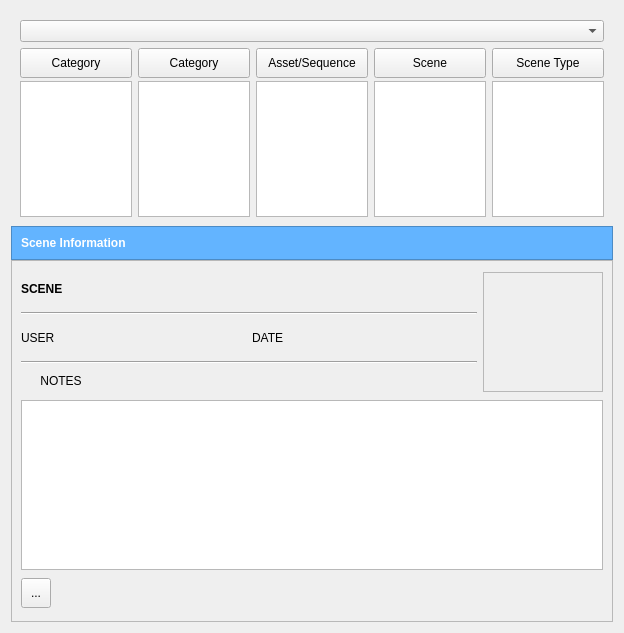
<?xml version="1.0" encoding="UTF-8"?>
<ui version="4.0">
 <class>Form</class>
 <widget class="QWidget" name="Form">
  <property name="geometry">
   <rect>
    <x>0</x>
    <y>0</y>
    <width>624</width>
    <height>633</height>
   </rect>
  </property>
  <property name="windowTitle">
   <string>Scene Loader</string>
  </property>
  <layout class="QVBoxLayout" name="verticalLayout_5">
   <property name="spacing">
    <number>0</number>
   </property>
   <item>
    <widget class="QFrame" name="frame">
     <property name="sizePolicy">
      <sizepolicy hsizetype="Preferred" vsizetype="Preferred">
       <horstretch>0</horstretch>
       <verstretch>0</verstretch>
      </sizepolicy>
     </property>
     <property name="minimumSize">
      <size>
       <width>0</width>
       <height>0</height>
      </size>
     </property>
     <property name="maximumSize">
      <size>
       <width>16777215</width>
       <height>215</height>
      </size>
     </property>
     <layout class="QVBoxLayout" name="verticalLayout_7">
      <property name="sizeConstraint">
       <enum>QLayout::SetDefaultConstraint</enum>
      </property>
      <item>
       <widget class="QComboBox" name="categoryCB"/>
      </item>
      <item>
       <layout class="QHBoxLayout" name="horizontalLayout_6">
        <item>
         <widget class="QWidget" name="widget_2" native="true">
          <layout class="QVBoxLayout" name="verticalLayout">
           <property name="spacing">
            <number>3</number>
           </property>
           <property name="margin">
            <number>0</number>
           </property>
           <item>
            <widget class="QPushButton" name="firstLevelBT">
             <property name="minimumSize">
              <size>
               <width>0</width>
               <height>30</height>
              </size>
             </property>
             <property name="text">
              <string>Category</string>
             </property>
            </widget>
           </item>
           <item>
            <widget class="QListWidget" name="firstLevelLW"/>
           </item>
          </layout>
         </widget>
        </item>
        <item>
         <widget class="QWidget" name="widget_5" native="true">
          <layout class="QVBoxLayout" name="verticalLayout_9">
           <property name="spacing">
            <number>3</number>
           </property>
           <property name="margin">
            <number>0</number>
           </property>
           <item>
            <widget class="QPushButton" name="secondLevelBT">
             <property name="minimumSize">
              <size>
               <width>0</width>
               <height>30</height>
              </size>
             </property>
             <property name="text">
              <string>Category</string>
             </property>
            </widget>
           </item>
           <item>
            <widget class="QListWidget" name="secondLevelLW"/>
           </item>
          </layout>
         </widget>
        </item>
        <item>
         <widget class="QWidget" name="widget_3" native="true">
          <layout class="QVBoxLayout" name="verticalLayout_2">
           <property name="spacing">
            <number>3</number>
           </property>
           <property name="margin">
            <number>0</number>
           </property>
           <item>
            <widget class="QPushButton" name="thirdLevelBT">
             <property name="minimumSize">
              <size>
               <width>0</width>
               <height>30</height>
              </size>
             </property>
             <property name="text">
              <string>Asset/Sequence</string>
             </property>
            </widget>
           </item>
           <item>
            <widget class="QListWidget" name="thirdLevelLW"/>
           </item>
          </layout>
         </widget>
        </item>
        <item>
         <widget class="QWidget" name="widget_4" native="true">
          <layout class="QVBoxLayout" name="verticalLayout_3">
           <property name="spacing">
            <number>3</number>
           </property>
           <property name="margin">
            <number>0</number>
           </property>
           <item>
            <widget class="QPushButton" name="fourthLevelBT">
             <property name="minimumSize">
              <size>
               <width>0</width>
               <height>30</height>
              </size>
             </property>
             <property name="text">
              <string>Scene</string>
             </property>
            </widget>
           </item>
           <item>
            <widget class="QListWidget" name="fourthLevelLW"/>
           </item>
          </layout>
         </widget>
        </item>
        <item>
         <widget class="QWidget" name="widget_6" native="true">
          <layout class="QVBoxLayout" name="verticalLayout_11">
           <property name="spacing">
            <number>3</number>
           </property>
           <property name="margin">
            <number>0</number>
           </property>
           <item>
            <widget class="QPushButton" name="fifthLevelBT_2">
             <property name="minimumSize">
              <size>
               <width>0</width>
               <height>30</height>
              </size>
             </property>
             <property name="text">
              <string>Scene Type</string>
             </property>
            </widget>
           </item>
           <item>
            <widget class="QListWidget" name="fifthLevelLW"/>
           </item>
          </layout>
         </widget>
        </item>
       </layout>
      </item>
     </layout>
    </widget>
   </item>
   <item>
    <widget class="QFrame" name="frame_3">
     <property name="minimumSize">
      <size>
       <width>0</width>
       <height>20</height>
      </size>
     </property>
     <property name="styleSheet">
      <string notr="true">.QFrame{background-color: rgb(99, 180, 255);}</string>
     </property>
     <property name="frameShape">
      <enum>QFrame::StyledPanel</enum>
     </property>
     <property name="frameShadow">
      <enum>QFrame::Raised</enum>
     </property>
     <layout class="QHBoxLayout" name="horizontalLayout">
      <item>
       <widget class="QLabel" name="label">
        <property name="font">
         <font>
          <weight>75</weight>
          <bold>true</bold>
         </font>
        </property>
        <property name="styleSheet">
         <string notr="true">color:white</string>
        </property>
        <property name="text">
         <string>Scene Information</string>
        </property>
       </widget>
      </item>
     </layout>
    </widget>
   </item>
   <item>
    <widget class="QFrame" name="frame_2">
     <property name="frameShape">
      <enum>QFrame::StyledPanel</enum>
     </property>
     <property name="frameShadow">
      <enum>QFrame::Raised</enum>
     </property>
     <layout class="QVBoxLayout" name="verticalLayout_6">
      <item>
       <layout class="QHBoxLayout" name="horizontalLayout_2">
        <item>
         <layout class="QVBoxLayout" name="verticalLayout_4">
          <item>
           <widget class="QLabel" name="sceneNameLB">
            <property name="font">
             <font>
              <weight>75</weight>
              <bold>true</bold>
             </font>
            </property>
            <property name="text">
             <string>SCENE</string>
            </property>
           </widget>
          </item>
          <item>
           <widget class="Line" name="line">
            <property name="orientation">
             <enum>Qt::Horizontal</enum>
            </property>
           </widget>
          </item>
          <item>
           <layout class="QHBoxLayout" name="horizontalLayout_3">
            <item>
             <widget class="QLabel" name="userLB">
              <property name="text">
               <string>USER</string>
              </property>
             </widget>
            </item>
            <item>
             <widget class="QLabel" name="dateLB">
              <property name="text">
               <string>DATE</string>
              </property>
             </widget>
            </item>
           </layout>
          </item>
          <item>
           <widget class="Line" name="line_2">
            <property name="orientation">
             <enum>Qt::Horizontal</enum>
            </property>
           </widget>
          </item>
          <item>
           <layout class="QHBoxLayout" name="horizontalLayout_4">
            <item>
             <widget class="QPushButton" name="notesBT">
              <property name="text">
               <string>NOTES</string>
              </property>
              <property name="flat">
               <bool>true</bool>
              </property>
             </widget>
            </item>
            <item>
             <spacer name="horizontalSpacer">
              <property name="orientation">
               <enum>Qt::Horizontal</enum>
              </property>
              <property name="sizeHint" stdset="0">
               <size>
                <width>40</width>
                <height>20</height>
               </size>
              </property>
             </spacer>
            </item>
           </layout>
          </item>
         </layout>
        </item>
        <item>
         <widget class="QFrame" name="frame">
          <property name="minimumSize">
           <size>
            <width>120</width>
            <height>120</height>
           </size>
          </property>
          <property name="maximumSize">
           <size>
            <width>120</width>
            <height>120</height>
           </size>
          </property>
          <property name="frameShape">
           <enum>QFrame::StyledPanel</enum>
          </property>
          <property name="frameShadow">
           <enum>QFrame::Raised</enum>
          </property>
          <layout class="QVBoxLayout" name="verticalLayout_10">
           <property name="spacing">
            <number>0</number>
           </property>
           <property name="margin">
            <number>0</number>
           </property>
           <item>
            <widget class="QLabel" name="scene_image_pixmap">
             <property name="minimumSize">
              <size>
               <width>120</width>
               <height>120</height>
              </size>
             </property>
             <property name="maximumSize">
              <size>
               <width>120</width>
               <height>120</height>
              </size>
             </property>
             <property name="text">
              <string/>
             </property>
             <property name="scaledContents">
              <bool>true</bool>
             </property>
            </widget>
           </item>
          </layout>
         </widget>
        </item>
       </layout>
      </item>
      <item>
       <widget class="QListWidget" name="sceneLW">
        <property name="maximumSize">
         <size>
          <width>16777215</width>
          <height>170</height>
         </size>
        </property>
       </widget>
      </item>
      <item>
       <layout class="QHBoxLayout" name="horizontalLayout_5">
        <item>
         <widget class="QToolButton" name="saveLocalBT">
          <property name="minimumSize">
           <size>
            <width>30</width>
            <height>30</height>
           </size>
          </property>
          <property name="maximumSize">
           <size>
            <width>30</width>
            <height>30</height>
           </size>
          </property>
          <property name="toolTip">
           <string>Save scene</string>
          </property>
          <property name="statusTip">
           <string>Save scene</string>
          </property>
          <property name="text">
           <string>...</string>
          </property>
          <property name="icon">
           <iconset>
            <normaloff>icons/open_scene.png</normaloff>icons/open_scene.png</iconset>
          </property>
         </widget>
        </item>
        <item>
         <spacer name="horizontalSpacer_2">
          <property name="orientation">
           <enum>Qt::Horizontal</enum>
          </property>
          <property name="sizeHint" stdset="0">
           <size>
            <width>40</width>
            <height>20</height>
           </size>
          </property>
         </spacer>
        </item>
       </layout>
      </item>
     </layout>
    </widget>
   </item>
  </layout>
 </widget>
 <resources/>
 <connections/>
</ui>
